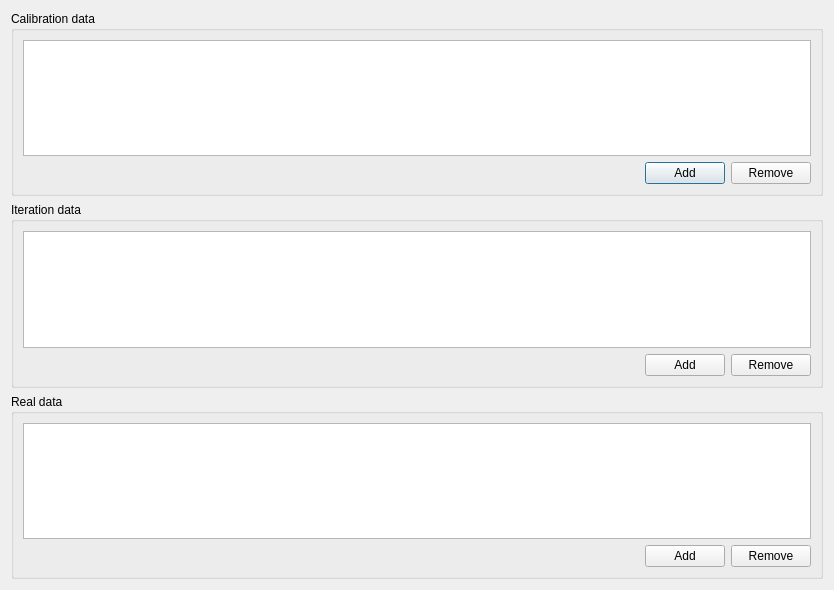
<?xml version="1.0" encoding="UTF-8"?>
<ui version="4.0">
 <class>ParameterFilesDialog</class>
 <widget class="QDialog" name="ParameterFilesDialog">
  <property name="geometry">
   <rect>
    <x>0</x>
    <y>0</y>
    <width>834</width>
    <height>590</height>
   </rect>
  </property>
  <property name="windowTitle">
   <string>Parameterdateien</string>
  </property>
  <layout class="QVBoxLayout">
   <item>
    <widget class="QGroupBox" name="groupBox_4">
     <property name="title">
      <string>Calibration data</string>
     </property>
     <layout class="QGridLayout">
      <item row="0" column="0" colspan="3">
       <widget class="QListWidget" name="listWidget_input"/>
      </item>
      <item row="1" column="0">
       <spacer>
        <property name="orientation">
         <enum>Qt::Horizontal</enum>
        </property>
        <property name="sizeHint" stdset="0">
         <size>
          <width>40</width>
          <height>20</height>
         </size>
        </property>
       </spacer>
      </item>
      <item row="1" column="1">
       <widget class="QPushButton" name="b_add_input">
        <property name="text">
         <string>Add</string>
        </property>
       </widget>
      </item>
      <item row="1" column="2">
       <widget class="QPushButton" name="b_delete_input">
        <property name="text">
         <string>Remove</string>
        </property>
       </widget>
      </item>
     </layout>
    </widget>
   </item>
   <item>
    <widget class="QGroupBox" name="groupBox_3">
     <property name="title">
      <string>Iteration data</string>
     </property>
     <layout class="QGridLayout">
      <item row="0" column="0" colspan="3">
       <widget class="QListWidget" name="listWidget_iteration"/>
      </item>
      <item row="1" column="0">
       <spacer>
        <property name="orientation">
         <enum>Qt::Horizontal</enum>
        </property>
        <property name="sizeHint" stdset="0">
         <size>
          <width>40</width>
          <height>20</height>
         </size>
        </property>
       </spacer>
      </item>
      <item row="1" column="1">
       <widget class="QPushButton" name="b_add_iteration">
        <property name="text">
         <string>Add</string>
        </property>
       </widget>
      </item>
      <item row="1" column="2">
       <widget class="QPushButton" name="b_delete_iteration">
        <property name="text">
         <string>Remove</string>
        </property>
       </widget>
      </item>
     </layout>
    </widget>
   </item>
   <item>
    <widget class="QGroupBox" name="groupBox_2">
     <property name="title">
      <string>Real data</string>
     </property>
     <layout class="QGridLayout">
      <item row="0" column="0" colspan="3">
       <widget class="QListWidget" name="listWidget_result"/>
      </item>
      <item row="1" column="0">
       <spacer>
        <property name="orientation">
         <enum>Qt::Horizontal</enum>
        </property>
        <property name="sizeHint" stdset="0">
         <size>
          <width>40</width>
          <height>20</height>
         </size>
        </property>
       </spacer>
      </item>
      <item row="1" column="1">
       <widget class="QPushButton" name="b_add_result">
        <property name="text">
         <string>Add</string>
        </property>
       </widget>
      </item>
      <item row="1" column="2">
       <widget class="QPushButton" name="b_delete_result">
        <property name="text">
         <string>Remove</string>
        </property>
       </widget>
      </item>
     </layout>
    </widget>
   </item>
  </layout>
 </widget>
 <resources/>
 <connections/>
</ui>
